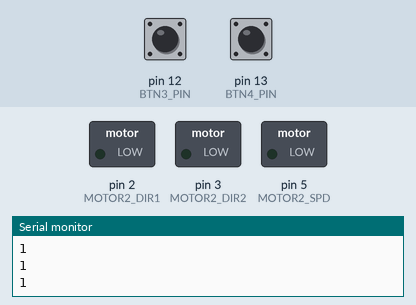
Simulated run of this sketch. Board: Arduino Uno, built with avr-gcc and run on an emulated ATmega328P. Shown: switched loads named in the sketch (green lamp = pin HIGH), the last lines printed to the serial monitor. The test bench sets the inputs (shaded band); at power-on: pin 12 (BTN3_PIN) HIGH, pin 13 (BTN4_PIN) HIGH.

Above: at 0.05 s.
At 1.05 s:
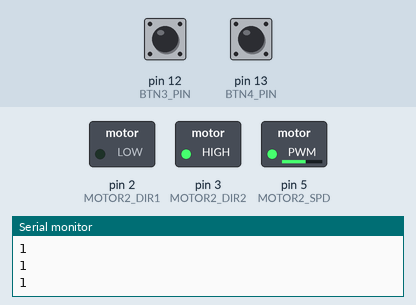
At 2.15 s:
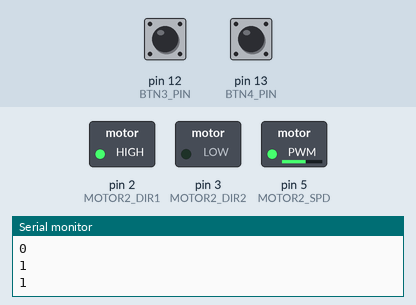
Timing chart, 0 to 5.1 s (numbered marks = the images above):
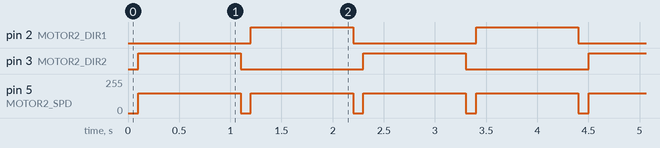

The sketch:

motor_control.ino
```cpp
/*
*/

#include "systemConfig.h"
// #include "motorControl.h"

// Motor m2;
unsigned long prev;

int dir = 1;
int ang = 90;

void setup() {
  Serial.begin(115200);
  pinMode(MOTOR2_DIR1, OUTPUT);
  pinMode(MOTOR2_DIR2, OUTPUT);
  pinMode(MOTOR2_SPD, OUTPUT);
  // m2.init();
  pinMode(BTN3_PIN, INPUT_PULLUP);
  pinMode(BTN4_PIN, INPUT_PULLUP);
  Serial.println(digitalRead(BTN3_PIN));
  Serial.println(digitalRead(BTN4_PIN));
  // while (1) {
  //   int x3 = digitalRead(BTN3_PIN);
  //   int x4 = digitalRead(BTN4_PIN);
  //   if (x3 || x4) break;
  // }
  // prev = millis();
}

void loop() {
  int x3 = digitalRead(BTN3_PIN);
  int x4 = digitalRead(BTN4_PIN);
  // Serial.print("x3: ");
  Serial.println(x3);
  // delay(100);
  Serial.println(x4);
  if (x3 || x4) {
    digitalWrite(MOTOR2_DIR1, 0);
    digitalWrite(MOTOR2_DIR2, 0);
    analogWrite(MOTOR2_SPD, 0);
    delay(100);
    dir++;
    dir %= 2;
    digitalWrite(MOTOR2_DIR1, dir);
    digitalWrite(MOTOR2_DIR2, (dir + 1) % 2);
    analogWrite(MOTOR2_SPD, 150);
    delay(1000);
  }
  Serial.println(dir);
  digitalWrite(MOTOR2_DIR1, dir);
  digitalWrite(MOTOR2_DIR2, (dir + 1) % 2);
  analogWrite(MOTOR2_SPD, 150);
  // delay(1000);


  // digitalWrite(MOTOR2_DIR1, 1);
  // digitalWrite(MOTOR2_DIR2, 0);
  // analogWrite(MOTOR2_SPD, 100);
  // delay(3000);
  // digitalWrite(MOTOR2_DIR1, 0);
  // digitalWrite(MOTOR2_DIR2, 0);
  // analogWrite(MOTOR2_SPD, 0);
  // delay(100);
  // digitalWrite(MOTOR2_DIR1, 0);
  // digitalWrite(MOTOR2_DIR2, 1);
  // analogWrite(MOTOR2_SPD, 100);
  // delay(3000);
}
```

motorControl.cpp
```cpp
// #ifndef _MOTOR_SOURCE_
// #define _MOTOR_SOURCE_

// #include "motorControl.h"

// Motor::init() {
//   dir_pin = MOTOR2_DIR;
//   spd_pin = MOTOR2_SPD;
//   pinMode(dir_pin, OUTPUT);
//   pinMode(spd_pin, OUTPUT);
//   return;
// }

// Motor::write(int dir, int spd) {
//   /*
//   각도를 출력으로 변환하는 함수, 이 부분이 캘리브레이션이 필요함.
//   */
//   digitalWrite(dir_pin, dir);
//   analogWrite(spd_pin, spd);
//   return;
// }

// #endif
```

systemConfig.h
```cpp
#ifndef _SYSTEMCONFIG_H_
#define _SYSTEMCONFIG_H_

#include "Arduino.h"

#define DEBUG

#define TOL 1e-7

#define MOTOR2_DIR1 2
#define MOTOR2_DIR2 3
#define MOTOR2_SPD 5
#define BTN3_PIN 12
#define BTN4_PIN 13

const unsigned long rotate_time = 3000;

#endif
```

Measured:
- by itself, pin 2 (MOTOR2_DIR1), pin 3 (MOTOR2_DIR2): alternates HIGH for 1.0 s and LOW for 1.2 s
- by itself, pin 5 (MOTOR2_SPD): alternates 150/255 for 1.0 s and 0/255 for 0.10 s
